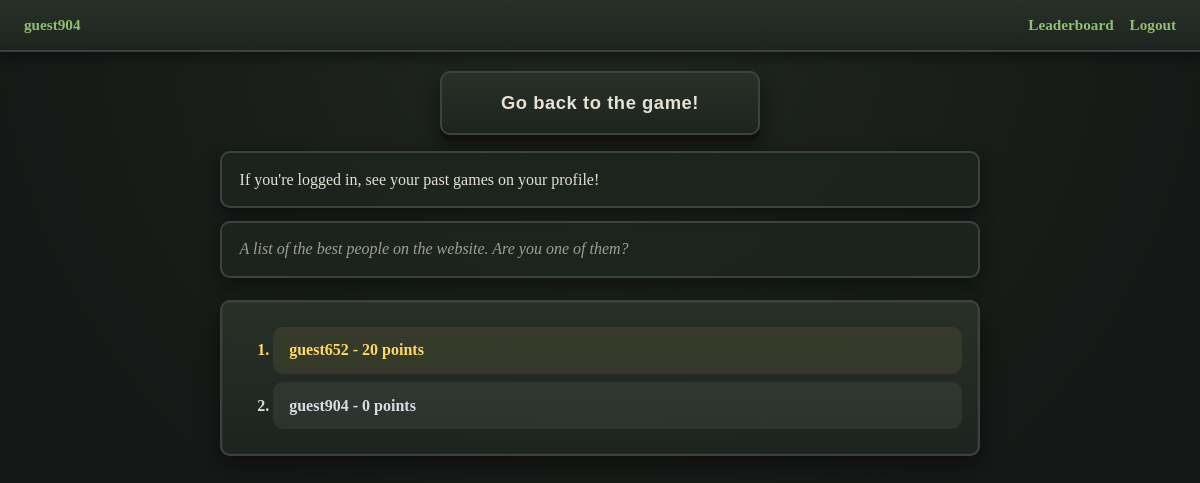
/leaderboard (signed in), run on the app's committed database.
### tables this page shows
CREATE TABLE past_games
(
    user_id TEXT, 
    score INTEGER,
    cheats_used BOOLEAN,
    TIMESTAMP DEFAULT CURRENT_TIMESTAMP NOT NULL,
    PRIMARY KEY(user_id,timestamp),
    FOREIGN KEY (user_id) REFERENCES users(user_id)
);

### app.py (the view)
@app.route("/leaderboard", methods=["POST", "GET"])
def leaderboard():
    db = get_db()
    results = db.execute("""SELECT user_id,score
                        FROM past_games
                        ORDER BY score DESC
                        LIMIT 10;""").fetchall()
    return render_template("leaderboard.html", results=results)

### app.py (called while the page is built)
@app.before_request
def load_logged_in_user():
    g.user = session.get("user_id", None)
    g.is_guest = session.get("is_guest",None)

### database.py (called while the page is built)
def get_db():
    if "db" not in g:
        g.db = sqlite3.connect(DATABASE,
                detect_types=sqlite3.PARSE_DECLTYPES)
        g.db.row_factory = sqlite3.Row
    return g.db

### templates/leaderboard.html
{% extends "base.html" %}
    {% block main %}
    <button><a href="{{ url_for('index') }}">Go back to the game!</a></button>
    <p>If you're logged in, see your past games on your profile!</p>
    <p><i>A list of the best people on the website. Are you one of them?</i></p>
        <ol>
            {%for result in results%}
            <li>
                {{result["user_id"]}} -
                {{ result["score"] }} points
            </li>
            {%endfor%}
        </ol>
{% endblock %}

### templates/base.html (shortened to what this page needs)
<!DOCTYPE html>
<html lang="en">
<head>
    <link rel="stylesheet" href="{{ url_for('static',filename='main.css') }}"/>
</head>
<body>
    <header>
        {% if g.user %}
            <p><a href="{{ url_for('profile') }}">{{g.user}}</a></p>
            <p><a href="{{ url_for('leaderboard') }}">Leaderboard</a></p>
            <p><a href="{{ url_for('logout') }}">Logout </a></p>
        {%else %}
            <p><a href="{{ url_for('leaderboard') }}">Leaderboard</a></p>
            <p><a href="{{ url_for('register') }}">Register</a></p>
            <p><a href="{{ url_for('login') }}">Login</a></p>
        {% endif %}
    </header>
    {% block main %}
    {% endblock %}
</body>
</html>

### static/main.css (style rules this page uses)
body { margin: 0; }
:root { --bg: #141816; --panel: #1d241f; --panel-light: #283128; --stone: #3a443d; --moss: #5e7a52; --accent: #8fbf72; --gold: #d7c27a; --text: #e6e2d3; --muted: #9ea08f; --shadow: rgba(0, 0, 0, 0.45); --radius: 10px; --gap: 1rem; }
* { margin: 0; padding: 0; box-sizing: border-box; }
html, body { height: 100%; }
body { font-family: "Garamond","Georgia",serif; background: radial-gradient(circle at top, #20261f 0%, var(--bg) 65%); color: var(--text); }
header { display: flex; align-items: center; gap: var(--gap); padding: 1rem 1.5rem; background: linear-gradient(to bottom, var(--panel-light), var(--panel)); border-bottom: 2px solid var(--stone); box-shadow: 0 4px 12px var(--shadow); flex-wrap: wrap; }
header p { margin: 0; color: var(--muted); font-size: 0.95rem; }
header p:first-child { margin-right: auto; }
a { color: var(--accent); text-decoration: none; transition: 0.18s ease; font-weight: bold; }
body > p, body > ol { margin-left: auto; margin-right: auto; }
body > p { width: min(760px, 92vw); padding: 0.9rem 1.1rem; margin-top: 1rem; background: rgba(29, 36, 31, 0.92); border: 2px solid var(--stone); border-radius: var(--radius); color: var(--text); box-shadow: 0 6px 18px var(--shadow); line-height: 1.5; }
body > p + p { color: var(--muted); font-style: italic; margin-top: 0.8rem; }
body > ol { width: min(760px, 92vw); margin-top: 1.4rem; margin-bottom: 2rem; padding: 1rem 1rem 1rem 3.2rem; background: linear-gradient(to bottom, rgba(40,49,40,0.96), rgba(29,36,31,0.96)); border: 2px solid var(--stone); border-radius: var(--radius); box-shadow: 0 10px 24px var(--shadow), inset 0 0 0 1px rgba(255,255,255,0.03); }
body > ol li { margin: 0.55rem 0; padding: 0.9rem 1rem; background: rgba(255,255,255,0.03); border-radius: 10px; color: var(--text); font-weight: bold; transition: transform 0.12s ease, background 0.12s ease; }
body > ol li:nth-child(1) { color: #ffd86b; background: rgba(255, 216, 107, 0.08); }
body > ol li:nth-child(2) { color: #d8dde3; background: rgba(216, 221, 227, 0.07); }
body > button { display: block; margin: 1.2rem auto 0 auto; min-width: 320px; min-height: 64px; padding: 0; background: linear-gradient(to bottom, var(--panel-light), var(--panel)); border: 2px solid var(--stone); border-radius: var(--radius); box-shadow: 0 6px 0 #111, 0 12px 20px var(--shadow); cursor: pointer; transition: transform 0.08s ease, border-color 0.15s ease, box-shadow 0.08s ease; }
body > button > a { display: flex; align-items: center; justify-content: center; width: 100%; height: 100%; padding: 1rem 1.5rem; color: var(--text); text-decoration: none; font-size: 1.15rem; font-weight: bold; letter-spacing: 0.03em; }

### data on the page
past_games: user "guest904", user_id "guest904", score "0"
past_games: user_id "guest652", score "20"
